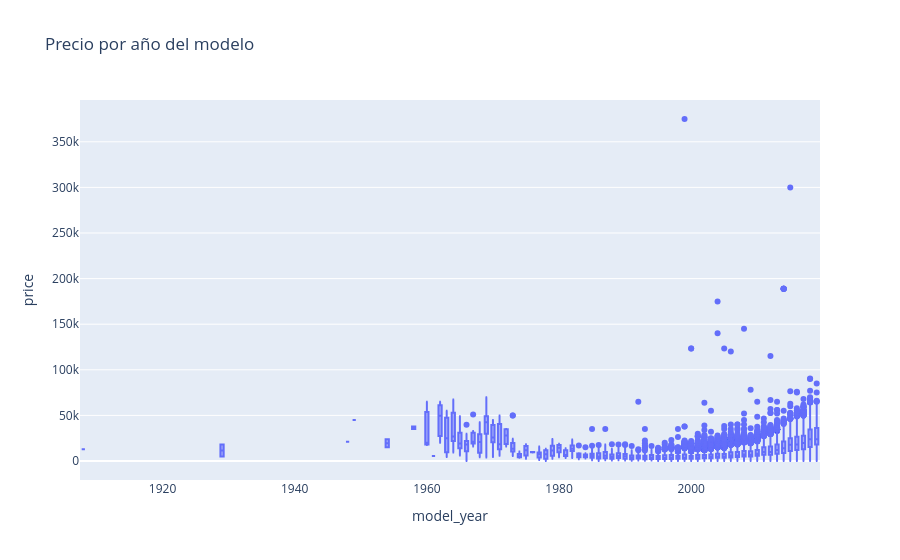

Source (notebook cell):
### Markdown cell above
Precio promedio por año del modelo

### Code cell
fig = px.box(df, x='model_year', y='price', title='Precio por año del modelo')
fig.show()

### Figure 1 — Plotly figure (JSON) as saved in the notebook; plotly's stock layout.template omitted (floating-point values rounded to 4 significant figures; data arrays with more than 128 entries replaced by an {"elided": "..."} marker saying what was removed)
{"data": [{"alignmentgroup": "True", "hovertemplate": "model_year=%{x}<br>price=%{y}<extra></extra>", "legendgroup": "", "marker": {"color": "#636efa"}, "name": "", "notched": false, "offsetgroup": "", "orientation": "v", "showlegend": false, "type": "box", "x": {"elided": "51525 float values"}, "x0": " ", "xaxis": "x", "y": {"elided": "51525 int values"}, "y0": " ", "yaxis": "y"}], "layout": {"boxmode": "group", "legend": {"tracegroupgap": 0}, "title": {"text": "Precio por año del modelo"}, "xaxis": {"anchor": "y", "domain": [0, 1], "title": {"text": "model_year"}}, "yaxis": {"anchor": "x", "domain": [0, 1], "title": {"text": "price"}}}}
